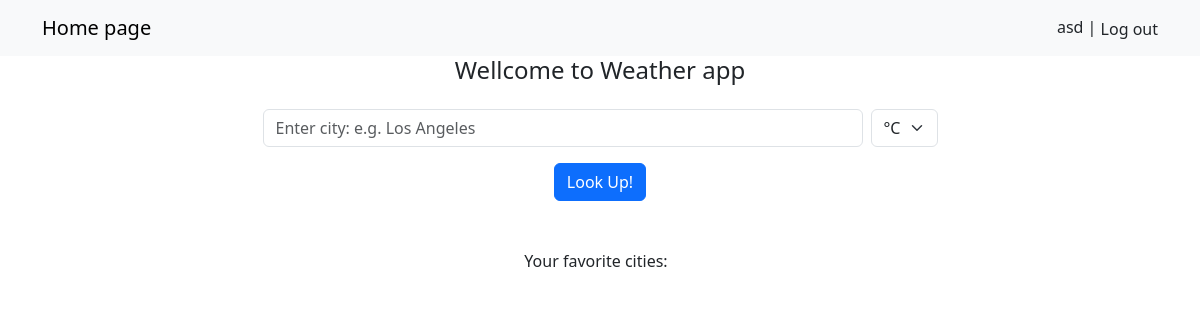
The page / (signed in) on the database as committed earlier.
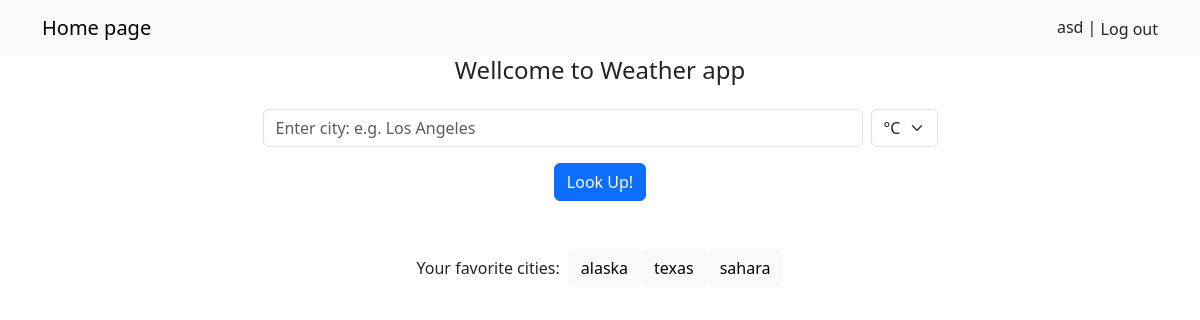
The same page on the database as committed later.
### accounts/models.py (models this page shows)
class CustomUser(AbstractUser):
    age = models.PositiveIntegerField(null=True, blank=True)
    fav_cities = models.ManyToManyField(City, related_name='users', blank=True)
    def __str__(self):
        return self.username

class City(models.Model):
    name = models.CharField(max_length=20)
    class Meta:
        verbose_name_plural = 'cities'
    def __str__(self):
        return self.name

### weather/views.py (the view)
# urls.py: 2. Add a URL to urlpatterns:  path('', views.home, name='home')
def home(request):
    city = ''
    temperature = None
    weather = None
    error = None
    if request.user.is_authenticated:
        if request.user.fav_cities.filter(name=request.POST.get('city')).exists():
            is_fav = True
        else:
            is_fav = False
    if request.method =='POST':
        if request.user.is_authenticated:
            if 'Add city to fav' in request.POST:
                searched_city = request.POST.get('city') # city that user has searched.
                City.objects.get_or_create(name=searched_city)
                request.user.fav_cities.add(City.objects.get(name=searched_city))
                is_fav = True
            if 'remove city from fav' in request.POST:
                request.user.fav_cities.remove(City.objects.get(name=request.POST.get('city')))
                is_fav = False
        unit = request.POST.get('unit', 'C')
        city = request.POST.get('city')
        api_key = os.getenv('WeatherAPI-key')
        url = f"http://api.openweathermap.org/data/2.5/weather?q={city}&appid={api_key}"
        response = requests.get(url)
        data = response.json()
        if not api_key:
            return render(request,'home.html', {'error':"API-key not provided, you may need to add one."})
        elif not city:
            return render(request,'home.html',{'error':"We won't know where to look for, if you haven't written a city name :)"})
        else:
            if data.get("cod") == 200:
                if unit == 'C':
                    temperature = round(data['main']['temp'] - 273.15) # rounds it to the nearest whole number
                    unit_symbol = 'C'
                else:
                    temperature = round((data['main']['temp'] - 273.15)*1.8 +32) # converts to F
                    unit_symbol = 'F'
                if request.user.is_authenticated:
                    context = {
                        'data': data,
                        'city' : request.POST.get('city'),
                        'weather' : data['weather'][0]['description'],
                        'temperature': temperature,
                        'unit': unit,
                        'unit_symbol' : unit_symbol,
                        'is_fav': is_fav,
                    }
                else:
                      context = {
                        'data': data,
                        'city' : request.POST.get('city'),
                        'weather' : data['weather'][0]['description'],
                        'temperature': temperature,
                        'unit': unit,
                        'unit_symbol' : unit_symbol,
                    }
                return render(request, 'home.html', context)
            else:
                return render(request, 'home.html', {'error':"We looked every single corner, but couldn't find ", 'city':city or ''})
    else:
        return render(request, 'home.html', {'city':city or '','error':error})

### templates/home.html (shortened to what this page needs)
{% extends 'base.html' %}
{% block body %}
<h4 class="text-center mb-4">Wellcome to Weather app</h4>
 <form method="post" class="justify-content-center mt-4">
    <div class="d-flex justify-content-center mb-3">
    <input type="text" name="city" class="form-control w-50 me-2" placeholder="Enter city: e.g. Los Angeles" value='{{city}}' >
    <select name="unit" class="form-select w-auto">
        <option value="C" {% if unit == 'C' %} selected {% endif %}>°C</option>
    </select>
    </div>
    <div class="d-flex justify-content-center">
        <button type="submit" class="btn btn-primary ">Look Up!</button>
    </div>
</form><br>
{% if request.user.is_authenticated %}
    <div class="d-flex justify-content-center align-items-center mt-4">
        <span class="me-2">Your favorite cities:</span>
        {% for city in request.user.fav_cities.all %}
            <form method="post" class="d-inline-block">
                    <button type="submit" class="btn btn-light">{{city}}</button>
            </form>
        {% endfor %}
    </div>
{% endif %}
{% endblock %}

### templates/base.html (shortened to what this page needs)
<!DOCTYPE html>
<html lang="en">
<head>
<link href="https://cdn.jsdelivr.net/npm/bootstrap@5.3.0-alpha1/dist/css/bootstrap.min.css" rel="stylesheet">
</head>
<body>
     <nav class="navbar navbar-light bg-light">
        <div class="container">
            <a class="navbar-brand" href="{% url 'home' %}">Home page</a>
            <div>
                {% if request.user.id %}
                <a class="nav-link d-inline" href="#">{{request.user}}</a> |
                <form method="post" class="d-inline" action="{% url 'logout' %}">{% csrf_token %}
                    <Button type='submit' class="btn btn-danger nav-link d-inline">Log out</Button>
                </form>
                {% else %}
                <a class="nav-link d-inline" href="{% url 'login' %}">Sign in </a>|
                <a class="nav-link d-inline" href="{% url 'registration' %}">Sign Up</a>
                {% endif %}
            </div>
        </div>
     </nav>
{% block body %}{% endblock %}
</body>
</html>

Rows that differ between the two databases and show on the page:
added City: name "alaska"
added City: name "texas"
added City: name "sahara"
